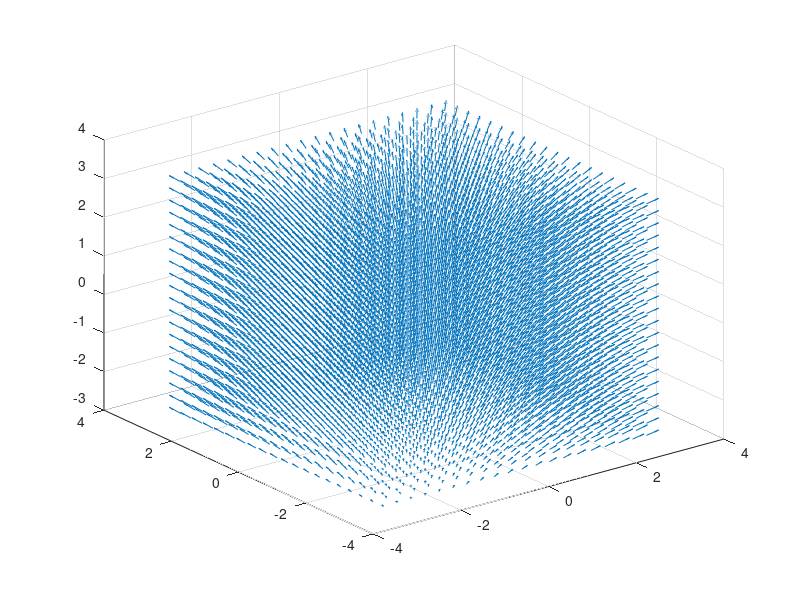

Source code (MATLAB):
clc, clear, close all;

x = linspace(-3, 3, 20);
y = linspace(-3, 3, 20);
z = linspace(-3, 3, 20);

[x, y, z] = meshgrid(x, y, z);

iComp = x;
jComp = y;
zComp = 3*ones(size(x)); % coz, the other values are 10x10x10

quiver3(x, y, z, iComp, jComp, zComp) % or, for 2D, use "quiver"
